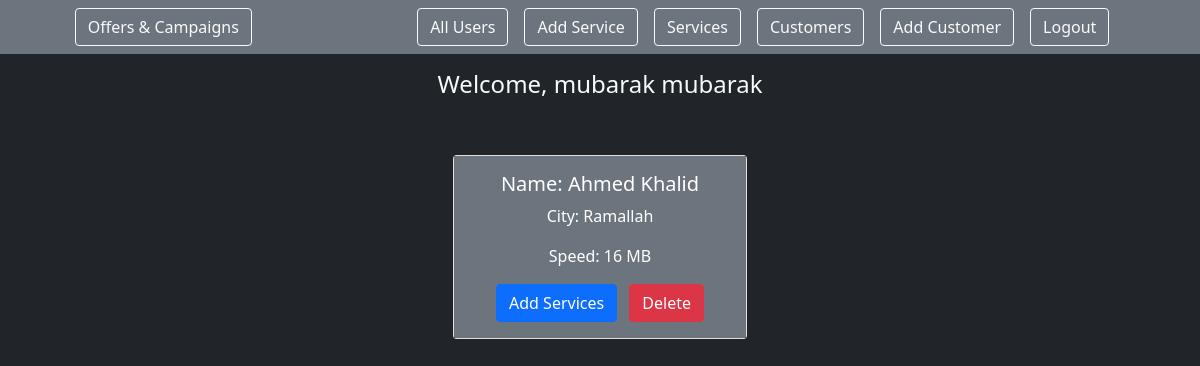
The app's page /crm/details/20 (signed in) with its own data.
### login_app/models.py (models this page shows)
class Employee(models.Model):
    first_name = models.CharField(max_length=255)
    last_name = models.CharField(max_length=255)
    email = models.CharField(max_length=255)
    password = models.CharField(max_length=255)
    admin = models.BooleanField(default=False)
    created_at = models.DateTimeField(auto_now_add=True)
    updated_at = models.DateTimeField(auto_now=True)
    objects = EmployeeManager()

### crm_app/models.py (models this page shows)
class Customer(models.Model):
    first_name = models.CharField(max_length=255)
    last_name=models.CharField(max_length=255)
    city= models.CharField(max_length=255)
    speed=models.IntegerField()
    created_at = models.DateTimeField(auto_now_add=True)
    updated_at = models.DateTimeField(auto_now=True)
    objects = CustomerManager()

### crm_app/views.py (the view)
# urls.py: path('details/<c_id>',views.customer_details),
def customer_details(request, c_id):
    if ('employeeid' in request.session) :
        user = Employee.objects.get(id=request.session['employeeid'])
        this_customer=Customer.objects.get(id=c_id)
        all_services=Service.objects.all()
        context={
            "this_customer":this_customer,
            "user":user,
            'all_services':all_services
            }
        return render (request,"cust_details.html",context)
    else:
        return redirect("/")

### crm_app/templates/cust_details.html (shortened to what this page needs)
<!DOCTYPE html>
<html lang="en">
<head>
    <link href="https://cdn.jsdelivr.net/npm/bootstrap@5.1.3/dist/css/bootstrap.min.css" rel="stylesheet"
 />
</head>
<body class="bg-dark">
    <nav class="navbar navbar-dark bg-secondary justify-content-around">
        <a class="btn btn-outline-light me-3" href='/crm/offers'>Offers & Campaigns</a>
        <div class='d-flex justify-content'>
            {%if user.admin%}
            <a class="btn btn-outline-light me-3 " href='/all_employee'>All Users</a>
            <a class="btn btn-outline-light me-3 " href='/crm/new_service'>Add Service</a>
            {%endif%}
            <a class="btn btn-outline-light me-3 " href='/crm/all_services'>Services</a>
            <a class="btn btn-outline-light me-3 " href='/crm/all_customers'>Customers</a>
            <a class="btn btn-outline-light me-3 " href='/crm/new'>Add Customer</a>
            <a class="btn btn-outline-light me-3 " href='/logout'>Logout</a>
        </div>
    </nav>
    <h4 class="text-light text-center mt-3"> Welcome, {{user.first_name}} {{user.last_name}}</h4>
    <div class=" container-fluid d-flex flex-wrap justify-content-around  ">
        <div class="card mt-5 ml-5 col-3  text-center  ">
            <div class="card-body bg-secondary text-white">
                <h5 class="card-title">Name: {{this_customer.first_name}} {{this_customer.last_name}}</h5>
                <p class="card-text">City: {{this_customer.city}}</p>
                <p class="card-text">Speed: {{this_customer.speed}} MB</p>
                <a href="/crm/cust_serv/{{this_customer.id}}" class="btn btn-primary me-2">Add Services</a>
                <a href="/crm/delete/{{this_customer.id}}" onclick="return confirm('Are you sure?')" class="btn btn-danger">Delete</a>
            </div>
        </div>
    </div>
</body>
</html>

### records on screen
Employee: first_name "mubarak", last_name "mubarak"
Customer: first_name "Ahmed", last_name "Khalid", city "Ramallah", speed "16"
